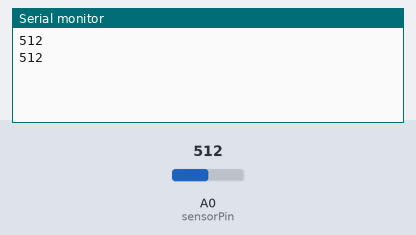
A sketch run on a simulated Arduino Uno, built with avr-gcc and run on an emulated ATmega328P. Shown: the last lines printed to the serial monitor. The inputs (shaded band) are chosen by the test bench; at power-on: A0 (sensorPin) = 512.

Above: at 1.8 s.
1.9 s: A0 (sensorPin) set to 716
At 2.6 s:
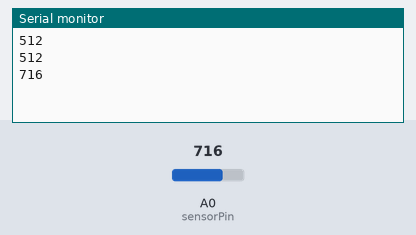
3.4 s: A0 (sensorPin) set to 900
At 4.8 s:
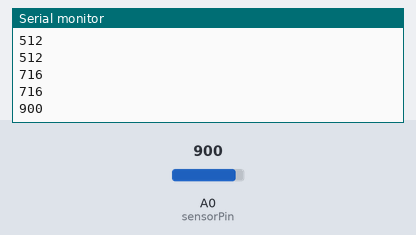
Timing chart, 0 to 6.4 s (numbered marks = the images above; inputs shaded):
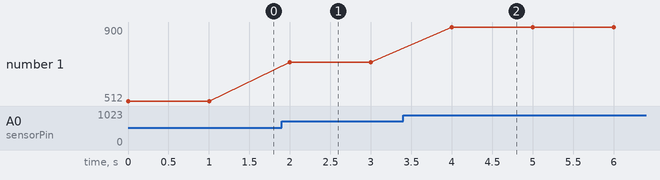

The sketch:

arduino_testing.ino
```cpp
#define sensorPin A0

int distance = 0;

void setup() {
  Serial.begin(9600);
}

void read_sensor() {
  distance = analogRead(sensorPin) * 1;
}

void print_data() {
  Serial.print(distance);
  Serial.print('\n');
}

void loop() {
  read_sensor();
  print_data();
  delay(1000);
}
```

Measured:
- after the input at 1.9 s, the serial monitor: prints a new line after 0.10 s (image 1)
- after the input at 3.4 s, the serial monitor: prints a new line after 0.60 s (image 2)
- plotted number 1: 512 → 716 after the input at 1.9 s, 716 → 900 after the input at 3.4 s
